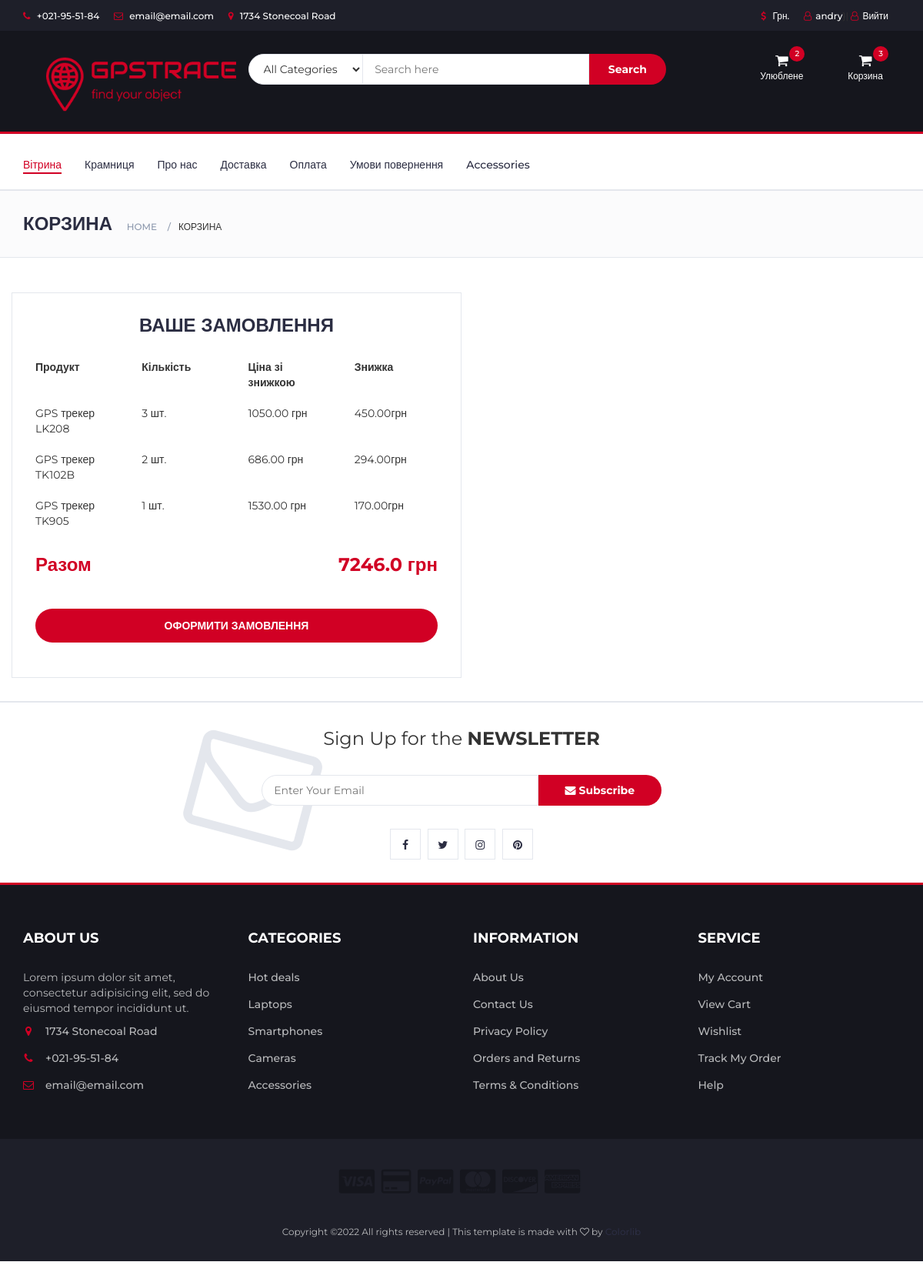
Before: /cart (signed in) with the older database file.
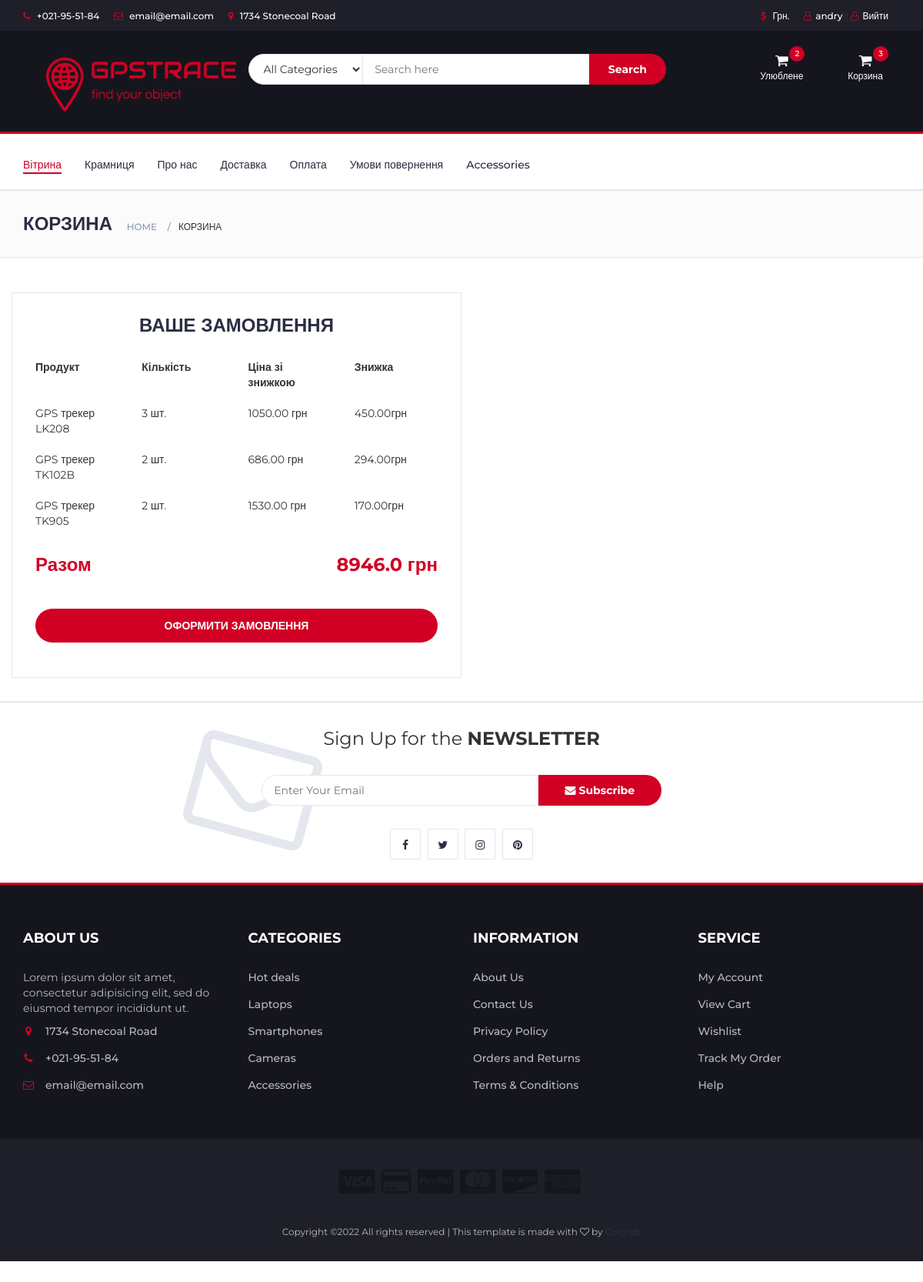
After: the same page with the newer database file.
### store/models.py (models this page shows, shortened)
class OrderItem(models.Model):
    user = models.ForeignKey(settings.AUTH_USER_MODEL,
                             on_delete=models.CASCADE, null=True, blank=True)
    ordered = models.BooleanField(default=False)
    item = models.ForeignKey(Item, on_delete=models.CASCADE)
    quantity = models.IntegerField(default=1)
    def get_total_item_price(self):
        if self.item.discount:
            return self.quantity * self.item.price - (self.item.price * (self.item.discount / 100))
        else:
            return self.quantity * self.item.price
    def get_final_price(self):
        return self.get_total_item_price()

class Order(models.Model):
    user = models.ForeignKey(settings.AUTH_USER_MODEL,
                             on_delete=models.CASCADE, null=True, blank=True)
    items = models.ManyToManyField(OrderItem)
    start_date = models.DateTimeField(auto_now_add=True)
    ordered_date = models.DateTimeField()
    ordered = models.BooleanField(default=False)
    ordered_date = models.DateTimeField(blank=True)
    shipping_address = models.ForeignKey('ShippingAddress', on_delete=models.SET_NULL, blank=True, null=True)
    def get_total(self):
        total = 0
        for order_item in self.items.all():
            total += order_item.get_final_price()
        return total

class Item(models.Model):
    title = models.CharField(max_length=100, null=True, verbose_name='Назва товару')
    slug = models.SlugField(max_length=100, unique=True, db_index=True, null=True)
    photo = models.ImageField(upload_to='img', null=True)
    price = models.DecimalField(max_digits=7, decimal_places=2, blank=True, null=True, verbose_name='Ціна товару')
    discount = models.DecimalField(max_digits=7, decimal_places=2, blank=True, null=True, verbose_name='Знижка у %')
    short_description = models.TextField(max_length=5000, null=True, blank=True, verbose_name='Короткий опис')
    description = models.TextField(max_length=5000, null=True, blank=True, verbose_name='Опис')
    details = models.TextField(max_length=5000, null=True, blank=True, verbose_name='Деталі')
    label = models.CharField(choices=LABEL_CHOICES, max_length=20, null=True, blank=True, verbose_name='Акційна мітка')
    battery = models.CharField(choices=BATTERY_CHOICES, max_length=20, null=True, blank=True,
                               verbose_name='Ємність акумуляторної батареї')
    cat = models.ForeignKey('Category', on_delete=models.PROTECT, null=True)
    quantity = models.IntegerField(default=1)
    def discount_price_calculation(self):
        self.discount_price = self.price - (self.price * (self.discount / 100))
        return self.discount_price
    def discount_save_calculation(self):
        self.discount_save = self.price - self.discount_price
        return self.discount_save

### store/views.py (the view)
# urls.py: path('cart', CartView.as_view(), name='cart'),
class CartView(LoginRequiredMixin, ListView):
    login_url = '/login/'
    redirect_field_name = 'cart'
    def get(self, *args, **kwargs):
        try:
            order = Order.objects.get(user=self.request.user, ordered=False)
            context = {
                'object': order
            }
            return render(self.request, 'store/cart.html', context)
        except ObjectDoesNotExist:
            messages.warning(self.request, "You do not have an active order")
            return redirect("/")

### store/templatetags/store_tags.py (called while the page is built)
@register.filter
def cart_item_count(user):
    if user.is_authenticated:
        qs = Order.objects.filter(user=user, ordered=False)
        if qs.exists():
            return qs[0].items.count()
    return 0

@register.filter
def get_cart_navbar(user):
    if user.is_authenticated:
        cart_item = OrderItem.objects.filter(user=user, ordered=False)
        if cart_item.exists():
            return cart_item

@register.filter
def get_favorite(user):
    if user.is_authenticated:
        favorite_item = Favorite.objects.filter(user=user)
        if favorite_item.exists():
            return favorite_item

@register.filter
def favorite_item_count(user):
    if user.is_authenticated:
        qs = Favorite.objects.filter(user=user)
        if qs.exists():
            return qs.count()
    return 0

### store/templates/store/cart.html (shortened to what this page needs)
<!DOCTYPE html>
{% load static %}
<html lang="en">
	<head>
 		<link type="text/css" rel="stylesheet" href="{% static 'css/bootstrap.min.css' %}"/>
 		<link type="text/css" rel="stylesheet" href="{% static 'css/slick.css' %}"/>
 		<link type="text/css" rel="stylesheet" href="{% static 'css/slick-theme.css' %}"/>
 		<link type="text/css" rel="stylesheet" href="{% static 'css/nouislider.min.css' %}"/>
 		<link rel="stylesheet" href="{% static 'css/font-awesome.min.css' %}">
 		<link type="text/css" rel="stylesheet" href="{% static 'css/style.css' %}"/>
    </head>
{% include "store/navbar.html" %}
		<div id="breadcrumb" class="section">
			<div class="container">
				<div class="row">
					<div class="col-md-10">
						<h3 class="breadcrumb-header">Корзина</h3>
						<ul class="breadcrumb-tree">
							<li><a href="#">Home</a></li>
							<li class="active">Корзина</li>
						</ul>
					</div>
				</div>
			</div>
		</div>
		<div class="section">
			<div class="container">
				<div class="row">
                       {% if object.items.all %}
					<div class="col-md-6 order-details">
						<div class="section-title text-center" align="left">
							<h3 class="title">Ваше замовлення</h3>
						</div>
						<div class="order-summary">
							<div class="row">
							<div class="col-sm-3"><strong>Продукт</strong></div>
							<div class="col-sm-3"><strong>Кількість</strong></div>
							<div class="col-sm-3"><strong>Ціна зі знижкою</strong></div>
							<div class="col-sm-3"><strong>Знижка</strong></div>
							</div>
							{% for order_item in object.items.all %}
							<div class="row">
								<br>
								<div class="col-sm-3">{{order_item.item.title}}</div>
								<div class="col-sm-3">{{order_item.quantity}} шт.</div>
									{% if order_item.item.discount %}
								<div class="col-sm-3">
									{{order_item.item.discount_price_calculation | floatformat:2}} грн</div>
									{% else %}
									<div class="col-sm-3">
									{{order_item.item.price}} грн.</div>
									{% endif %}
									{% if order_item.item.discount %}
								<div class="col-sm-3">{{ order_item.item.discount_save_calculation | floatformat:2 }}грн</div>
									{% endif %}
							</div>
							{% endfor %}
							<br>
							<div class="order-col">
								<div class="order-total"><strong>Разом</strong></div>
								<div><strong class="order-total">{{object.get_total|floatformat:1}} грн</strong></div>
							</div>
						<a href="{% url 'checkout' %}" class="primary-btn order-submit">Оформити замовлення</a>
					</div>
				</div>
			</div>
		</div>
	{% else %}
	<h3> Ваша корзина пуста </h3>
	{% endif %}
{% include "store/footer.html" %}

Changed rows visible on the page:
changed OrderItem "GPS трекер TK905": quantity "1" → "2"
changed through a linked row, Order: get_total "7246.0" → "8946.0"
